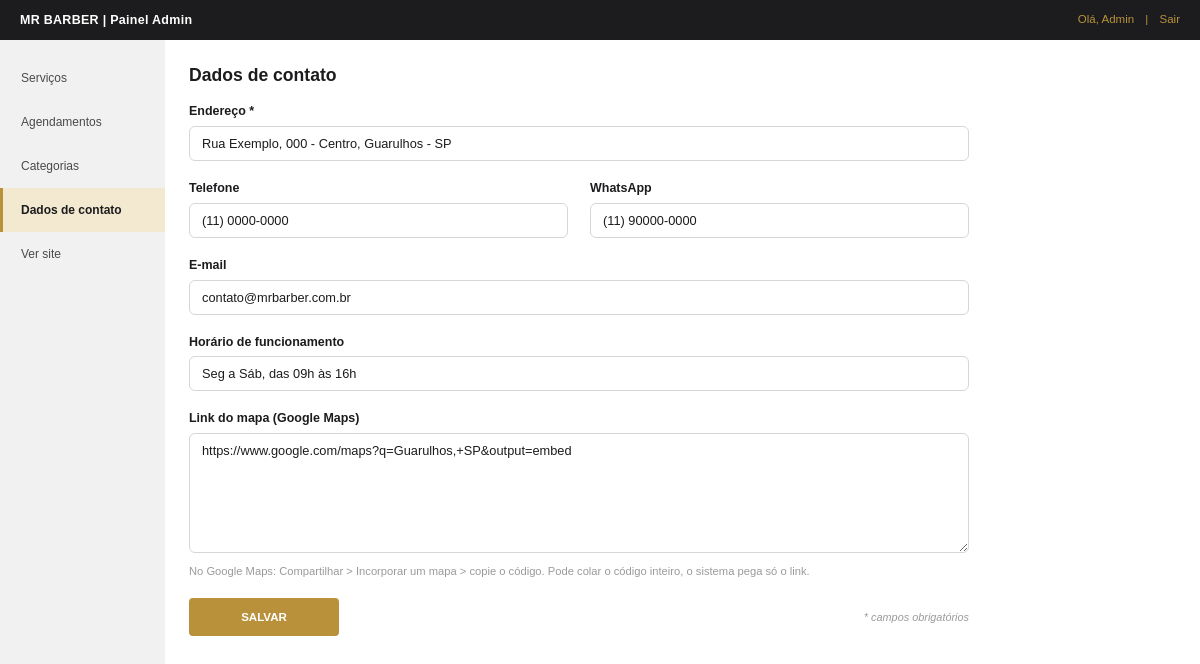
/admin/dados_contato.php (signed in), run on the app's committed database.
### tables this page shows
CREATE TABLE info_contato (
 id_info INT AUTO_INCREMENT PRIMARY KEY,
 id_admin INT,
 endereco VARCHAR(200) NOT NULL,
 telefone VARCHAR(20),
 whatsapp VARCHAR(20),
 email VARCHAR(120),
 horario_funcionamento VARCHAR(200),
 link_mapa VARCHAR(500),
 FOREIGN KEY (id_admin) REFERENCES administrador(id_admin)
);

### includes/funcoes.php (called while the page is built, shortened)
<?php
function e($valor): string
{
    return htmlspecialchars((string) $valor, ENT_QUOTES, 'UTF-8');
}

### admin/dados_contato.php (the view, shortened to what this page needs)
<?php
$pdo = db();
$atual = $pdo->query('SELECT * FROM info_contato ORDER BY id_info LIMIT 1')->fetch();
$v = [
    'endereco'  => $atual['endereco'] ?? '',
    'telefone'  => $atual['telefone'] ?? '',
    'whatsapp'  => $atual['whatsapp'] ?? '',
    'email'     => $atual['email'] ?? '',
    'horario'   => $atual['horario_funcionamento'] ?? '',
    'link_mapa' => $atual['link_mapa'] ?? '',
];
require __DIR__ . '/../includes/admin_topo.php';
?>
            <div class="admin-topo">
                <h1>Dados de contato</h1>
            </div>
            <form class="form-admin" action="dados_contato.php" method="post">
                <div class="campo">
                    <label for="endereco">Endereço *</label>
                    <input type="text" id="endereco" name="endereco" maxlength="200" value="<?= e($v['endereco']) ?>">
                </div>
                <div class="linha">
                    <div class="campo">
                        <label for="telefone">Telefone</label>
                        <input type="text" id="telefone" name="telefone" maxlength="20" value="<?= e($v['telefone']) ?>">
                    </div>
                    <div class="campo">
                        <label for="whatsapp">WhatsApp</label>
                        <input type="text" id="whatsapp" name="whatsapp" maxlength="20" value="<?= e($v['whatsapp']) ?>">
                    </div>
                </div>
                <div class="campo">
                    <label for="email">E-mail</label>
                    <input type="email" id="email" name="email" maxlength="120" value="<?= e($v['email']) ?>">
                </div>
                <div class="campo">
                    <label for="horario">Horário de funcionamento</label>
                    <input type="text" id="horario" name="horario" maxlength="200" value="<?= e($v['horario']) ?>">
                </div>
                <div class="campo">
                    <label for="link_mapa">Link do mapa (Google Maps)</label>
                    <textarea id="link_mapa" name="link_mapa"><?= e($v['link_mapa']) ?></textarea>
                    <span class="ajuda">No Google Maps: Compartilhar &gt; Incorporar um mapa &gt; copie o código. Pode colar o código inteiro, o sistema pega só o link.</span>
                </div>
                <div class="form-botoes">
                    <button type="submit" class="botao-primario">Salvar</button>
                    <span class="obrigatorios">* campos obrigatórios</span>
                </div>
            </form>
<?php require __DIR__ . '/../includes/admin_rodape.php'; ?>

### css/style.css (style rules this page uses)
:root { --escuro: #1c1c1e; --banner: #3a3a3d; --dourado: #b8913a; --bege: #f3e9d0; --cinza-claro: #f1f1f1; --borda: #d6d6d6; --texto: #1c1c1e; --texto-suave: #4a4a4a; --cinza: #9a9a9a; --branco: #ffffff; --verde: #2e7d32; --vermelho: #b03a2e; --rosa: #fbeaea; --rosa-borda: #d9a3a3; }
* { margin: 0; padding: 0; box-sizing: border-box; }
body { background-color: var(--branco); color: var(--texto); font-family: Arial, Helvetica, sans-serif; font-size: 15px; line-height: 1.5; }
.botao-primario, .botao-secundario, .botao-escuro { display: inline-block; padding: 11px 26px; border-radius: 4px; font-family: inherit; font-size: 0.8rem; font-weight: bold; cursor: pointer; text-align: center; border: 2px solid transparent; transition: opacity 0.2s; }
.botao-primario { background-color: var(--dourado); border-color: var(--dourado); color: var(--branco); }
label { display: block; margin-bottom: 5px; font-weight: bold; font-size: 0.78rem; }
input[type="text"], input[type="email"], input[type="password"], input[type="date"], input[type="number"], input[type="tel"], input[type="search"], select, textarea { width: 100%; padding: 9px 12px; background-color: var(--branco); color: var(--texto); border: 1px solid var(--borda); border-radius: 6px; font-size: 0.8rem; font-family: inherit; }
::placeholder { color: var(--cinza); }
textarea { min-height: 100px; resize: vertical; }
.campo { margin-bottom: 18px; }

### css/admin.css (style rules this page uses)
body.admin { background-color: var(--branco); }
.admin-topo { display: flex; justify-content: space-between; align-items: center; flex-wrap: wrap; gap: 12px; margin-bottom: 14px; }
.admin-topo h1 { font-size: 1.1rem; }
.form-admin { max-width: 780px; }
.form-admin .linha { display: flex; gap: 22px; }
.form-admin .linha .campo { flex: 1; }
.form-admin textarea { min-height: 120px; }
.form-botoes { display: flex; align-items: center; gap: 18px; margin-top: 10px; }
.form-botoes .botao-primario, .form-botoes .botao-escuro { padding: 11px 0; width: 150px; font-size: 0.72rem; text-transform: uppercase; }
.obrigatorios { margin-left: auto; font-size: 0.68rem; font-style: italic; color: var(--cinza); }
.ajuda { display: block; margin-top: 4px; font-size: 0.7rem; color: var(--cinza); }

### data on the page
info_contato: endereco "Rua Exemplo, 000 - Centro, Guarulhos - SP", telefone "(11) 0000-0000", whatsapp "(11) 90000-0000", email "contato@mrbarber.com.br", horario "Seg a Sáb, das 09h às 16h", link_mapa "https://www.google.com/maps?q=Guarulhos,+SP&output=embed"

### other printed values
$_SESSION['admin_nome'] "Admin"
$texto "Serviços"
$texto "Agendamentos"
$texto "Categorias"
$texto "Dados de contato"
